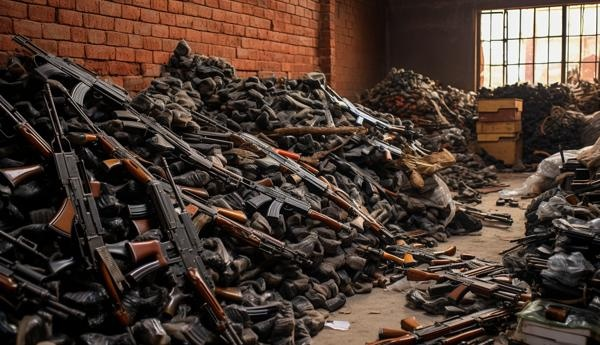
#> input picture AI_Olympics_2026_Student_Release_v1/data/images/train__000398.jpg, 600 x 345 px; its folder holds only this picture in this run
$ python tool_eda.py
#> lines starting #> are read from the running program, lines starting #| are printed output that depends on the picture
### aio_config.py
"""Shared config for the AI Olympics toolkit.

Official competition schema (cheat sheet / all game CSVs):
    sample_id, image_path, text, label        label in {real, fake}

Edit DEFAULT_ROOT if you move the folder, or set the AIO_ROOT environment
variable to override without editing.
"""
import os
from fnmatch import fnmatch
from functools import lru_cache
from pathlib import Path

import pandas as pd

DEFAULT_ROOT = (r"C:\Users\mohd1\OneDrive\Desktop\ai olpyc"
                r"\AI_Olympics_2026_Student_Release_v1")
ROOT = Path(os.environ.get("AIO_ROOT", DEFAULT_ROOT))
IMAGES_DIR = ROOT / "data" / "images"
TEAM = os.environ.get("AIO_TEAM", "Ded_Sec")
SEED = 42

# filename prefix -> split patterns (first match wins; fallbacks cover naming drift)
SPLITS = {
    "train": ["train__*", "train_*", "train*"],
    "val": ["validation__*", "validation_*", "validation*", "val_*"],
    "test": ["test1_*", "test_*", "test*"],
}
IMG_EXTS = {".jpg", ".jpeg", ".png", ".webp", ".bmp"}


# [11 lines left out: function seed_all, not called in this run]


# --------------------------------------------------------------- image paths
def list_split(split: str):
    """All image paths in data/images belonging to a split, by filename pattern."""
    if not IMAGES_DIR.exists():
        return []
    for pat in SPLITS[split]:
        hits = sorted(p for p in IMAGES_DIR.glob(pat)
                      if p.suffix.lower() in IMG_EXTS)
        if hits:
            return hits
    return []


# [35 lines left out: functions split_of, _basename_index, resolve_path, not called in this run]


# --------------------------------------------------------------- CSV columns
ID_COL_GUESSES = ["sample_id", "id", "uid", "sample", "row_id"]
IMG_COL_GUESSES = ["image_path", "image", "image_name", "img_path", "filename",
                   "file_name", "file", "img", "image_id", "image_file", "path"]
TEXT_COL_GUESSES = ["text", "caption", "title", "description", "content", "tweet"]
LABEL_COL_GUESSES = ["label", "target", "class", "y", "is_fake", "fake",
                     "real_or_fake", "category", "ground_truth"]


# [56 lines left out: functions _pick, autodetect_cols, detect_schema, load_split_csv, load_label_map, not called in this run]


# --------------------------------------------------------------- CSV guessing
def find_game_csvs(keyword=None):
    out = []
    for base in (ROOT / "games", ROOT / "data", ROOT):
        if base.exists():
            depth = base.rglob("*.csv") if base.name == "games" else base.glob("*.csv")
            out += [p for p in depth]
    out = sorted(set(out))
    if keyword:
        out = [p for p in out if keyword.lower() in p.name.lower()]
    return out


def _first_existing(*paths):
    for p in paths:
        if p and Path(p).exists():
            return Path(p)
    return None


def guess_train_csv():
    """Prefer the team's processed file (Games 4+), then game CSVs."""
    return _first_existing(
        ROOT / "processed_train.csv",
        Path("processed_train.csv"),
        *find_game_csvs("processed_train"),
        *find_game_csvs("corrected_train"),
        *[p for p in find_game_csvs("train")],
        *find_game_csvs("label"),
    )


# [9 lines left out: function guess_val_csv, not called in this run]

### tool_eda.py
#!/usr/bin/env python3
"""TOOL 2 - DATA RECONNAISSANCE (Game 2)
Per-image statistics + charts, with three signals that often separate
AI-generated from real photos: EXIF presence, high-frequency FFT energy,
and Laplacian sharpness.

Usage:
  python tool_eda.py                       # samples 800 images per split
  python tool_eda.py --sample 0            # all images (slower)
  python tool_eda.py --train-csv x.csv --val-csv y.csv
Outputs: eda_out/eda_stats.csv + PNG charts + printed insights.
"""
import argparse
import random
from pathlib import Path

import numpy as np
import pandas as pd
import matplotlib
matplotlib.use("Agg")
import matplotlib.pyplot as plt
from PIL import Image

from aio_config import SPLITS, list_split, load_label_map, guess_train_csv, find_game_csvs


def stats_for(path: Path):
    try:
        with Image.open(path) as im:
#> im is the input picture: PIL image 600x345 RGB; mean R, G, B 75.4, 58.4, 49.3
            w, h = im.size
#> w = 600; h = 345
            exif = 1 if (im.getexif() and len(im.getexif()) > 0) else 0
#> exif = 0
            g = np.asarray(im.convert("L").resize((256, 256)), dtype=np.float32)
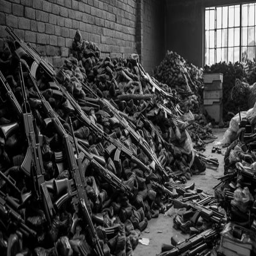
#> g: shape (256, 256) float32; min 0, max 255, mean 62.5
            rgb = np.asarray(im.convert("RGB").resize((128, 128)), dtype=np.float32)
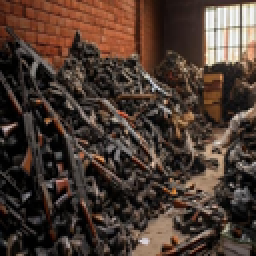
#> rgb: shape (128, 128, 3) float32 (shown 2 times larger); mean R, G, B 75.4, 58.4, 49.3
    except Exception as e:
        print(f"  [warn] {path.name}: {e}")
        return None
    lap = (-4 * g[1:-1, 1:-1] + g[:-2, 1:-1] + g[2:, 1:-1]
           + g[1:-1, :-2] + g[1:-1, 2:])
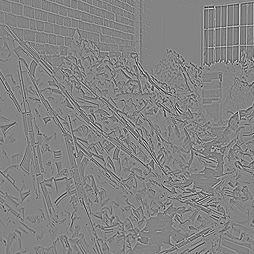
#> lap: shape (254, 254) float32; min -392, max 364, mean 0; drawn with min black and max white
    f = np.fft.fftshift(np.abs(np.fft.fft2(g)))
    yy, xx = np.mgrid[0:256, 0:256]
    center = ((yy - 128) ** 2 + (xx - 128) ** 2) <= 32 ** 2
    total = f.sum() + 1e-9
#> total = 383246782.6
    rg = rgb[..., 0] - rgb[..., 1]
    yb = 0.5 * (rgb[..., 0] + rgb[..., 1]) - rgb[..., 2]
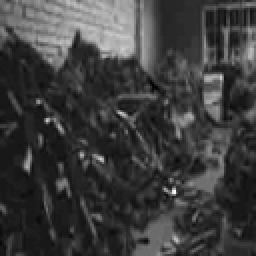
#> yb: shape (128, 128) float32 (shown 2 times larger); min -11.5, max 108.5, mean 17.6; drawn with min black and max white
    colorfulness = float(np.sqrt(rg.std() ** 2 + yb.std() ** 2)
                         + 0.3 * np.sqrt(rg.mean() ** 2 + yb.mean() ** 2))
#> colorfulness = 34.84
    return dict(file=path.name, width=w, height=h, aspect=round(w / h, 3),
                kb=round(path.stat().st_size / 1024, 1),
                brightness=float(g.mean()), contrast=float(g.std()),
                sharpness=float(lap.var()),
                hf_ratio=float(f[~center].sum() / total),
                colorfulness=colorfulness, exif=exif)


def main():
    ap = argparse.ArgumentParser()
    ap.add_argument("--sample", type=int, default=800, help="images per split (0 = all)")
    ap.add_argument("--train-csv", type=Path, default=None)
    ap.add_argument("--val-csv", type=Path, default=None)
    ap.add_argument("--img-col", default=None)
    ap.add_argument("--label-col", default=None)
    ap.add_argument("--out", type=Path, default=Path("eda_out"))
    a = ap.parse_args()
    a.out.mkdir(exist_ok=True)
    random.seed(42)

    labels = {}
    for csv in filter(None, [a.train_csv or guess_train_csv(),
                             a.val_csv or next(iter(find_game_csvs("valid")), None)]):
        if Path(csv).exists():
            try:
                m, classes, ic, lc = load_label_map(csv, a.img_col, a.label_col)
                labels.update(m)
                print(f"Labels from {Path(csv).name}: classes={classes}")
            except SystemExit as e:
                print(e)

    rows = []
    for s in SPLITS:
        paths = list_split(s)
        if a.sample and len(paths) > a.sample:
            paths = random.sample(paths, a.sample)
        print(f"Analyzing {len(paths)} images [{s}] ...")
        for i, p in enumerate(paths, 1):
            r = stats_for(p)
#> r = 11 items
            if r:
                r["split"] = s
                r["label"] = labels.get(p.name, "?")
                rows.append(r)
            if i % 250 == 0:
                print(f"  {i}/{len(paths)}")

    df = pd.DataFrame(rows)
#> df = table of 1 rows and 13 columns
    df.to_csv(a.out / "eda_stats.csv", index=False)
    print(f"\nWrote {a.out/'eda_stats.csv'}  ({len(df)} rows)")
#| Wrote eda_out/eda_stats.csv  (1 rows)

    # ---------- charts ----------
    def bar_counts(series, title, fname):
#> called with title = 'Images per split (sampled)', fname = 'split_counts.png'
        plt.figure(figsize=(6, 4))
        series.value_counts().plot.bar()
        plt.title(title); plt.tight_layout()
        plt.savefig(a.out / fname, dpi=120); plt.close()
#> after `plt.savefig(a.out / fname, dpi=120)`:
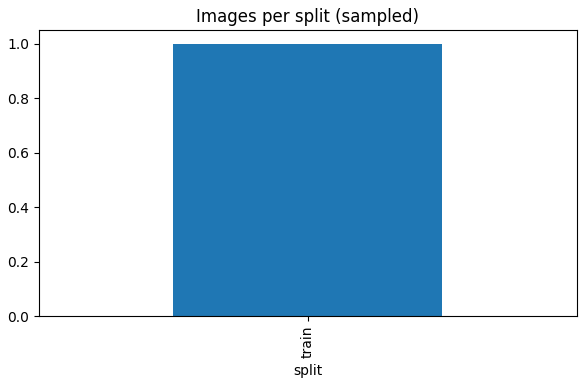
#> figure drawn by matplotlib, 1 panel

    bar_counts(df["split"], "Images per split (sampled)", "split_counts.png")
    has_labels = (df["label"] != "?").any()
#> has_labels = False
    if has_labels:
        bar_counts(df.loc[df.label != "?", "label"],
                   "Class balance (labeled images)", "class_balance.png")

    plt.figure(figsize=(6, 4))
    for s, g in df.groupby("split"):
        plt.scatter(g["width"], g["height"], s=6, alpha=0.4, label=s)
#> this loop made 1 pass
#> (s, g) on pass 1: ('train', table of 1 rows and 13 columns)
    plt.xlabel("width"); plt.ylabel("height"); plt.legend()
    plt.title("Resolutions"); plt.tight_layout()
    plt.savefig(a.out / "resolutions.png", dpi=120); plt.close()
#> after `plt.savefig(a.out / 'resolutions.png', dpi=120)`:
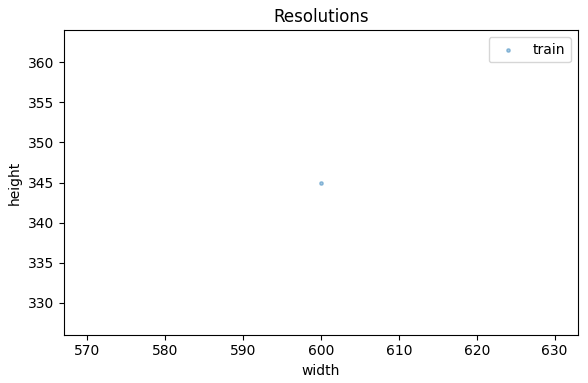
#> figure drawn by matplotlib, 1 panel

    metrics = ["brightness", "contrast", "sharpness", "hf_ratio", "colorfulness", "kb"]
    key = "label" if has_labels else "split"
#> key = 'split'
    fig, axes = plt.subplots(2, 3, figsize=(13, 7))
    for ax, m in zip(axes.flat, metrics):
        for k, g in df[df[key] != "?"].groupby(key):
            ax.hist(g[m], bins=40, alpha=0.55, label=str(k), density=True)
        ax.set_title(m); ax.legend(fontsize=7)
#> this loop made 6 passes
#> m on passes 1 to 6: 'brightness', 'contrast', 'sharpness', 'hf_ratio', 'colorfulness', 'kb'
    plt.tight_layout()
    plt.savefig(a.out / f"distributions_by_{key}.png", dpi=120); plt.close()
#> after `plt.savefig(a.out / f'distributions_by_{key}.png', dpi=120)`:
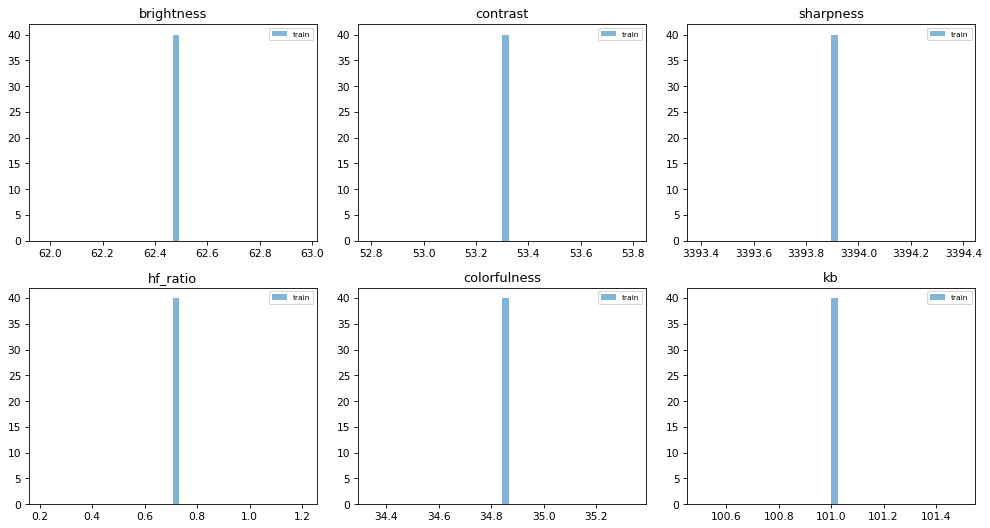
#> figure drawn by matplotlib, 6 panels; panel 1: tallest bar 40 high, from x = 62.47 to 62.49; panel 2: tallest bar 40 high, from x = 53.3 to 53.32; panel 3: tallest bar 40 high, from x = 3393.9 to 3393.9; panel 4: tallest bar 40 high, from x = 0.707 to 0.732

    # ---------- printed insights ----------
    print("\n" + "=" * 66)
    print("RECON INSIGHTS")
    print("=" * 66)
    if has_labels:
        lab = df[df.label != "?"]
        summary = lab.groupby("label")[metrics + ["exif"]].mean().round(3)
        print(summary.to_string())
        ex = summary["exif"]
        if len(ex) == 2 and abs(ex.iloc[0] - ex.iloc[1]) > 0.2:
            print(f"\n [signal] EXIF presence differs strongly by class "
                  f"({ex.to_dict()}) - real photos keep camera EXIF, AI images rarely do.")
        hf = summary["hf_ratio"]
        if len(hf) == 2 and abs(hf.iloc[0] - hf.iloc[1]) / (hf.mean() + 1e-9) > 0.05:
            print(" [signal] High-frequency FFT energy differs by class - a known "
                  "AI-generation artifact. A model can learn this; so can a baseline.")
    else:
        print(df.groupby("split")[metrics + ["exif"]].mean().round(3).to_string())
#|        brightness  contrast  sharpness  hf_ratio  colorfulness     kb  exif
#| split
#| train      62.468    53.299   3393.896     0.707        34.841  101.0   0.0
        print("\n No labels matched - pass --train-csv to unlock per-class insights.")
    print(f"\nCharts saved in {a.out}/")


if __name__ == "__main__":
    main()
